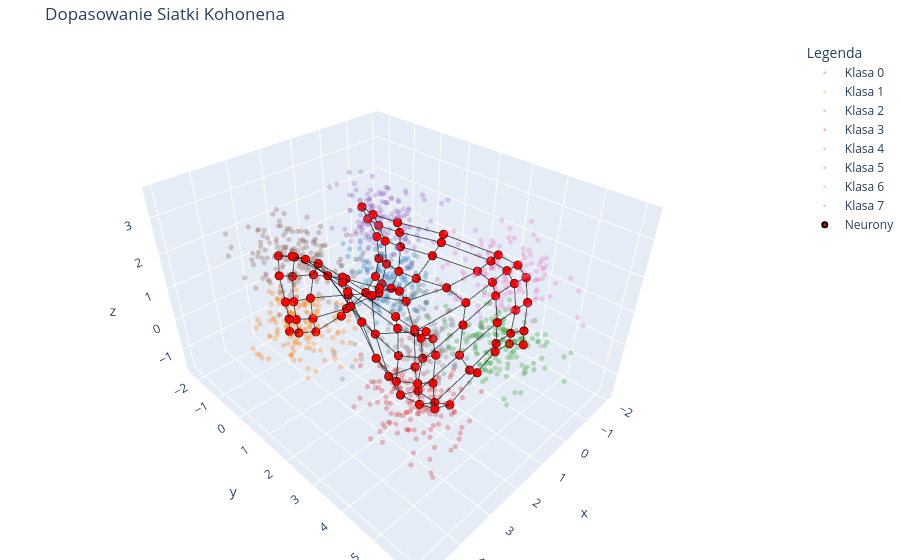

Source (notebook cell):
### Code cell
wykres_3d(model, cube_data, y_etykiety)
